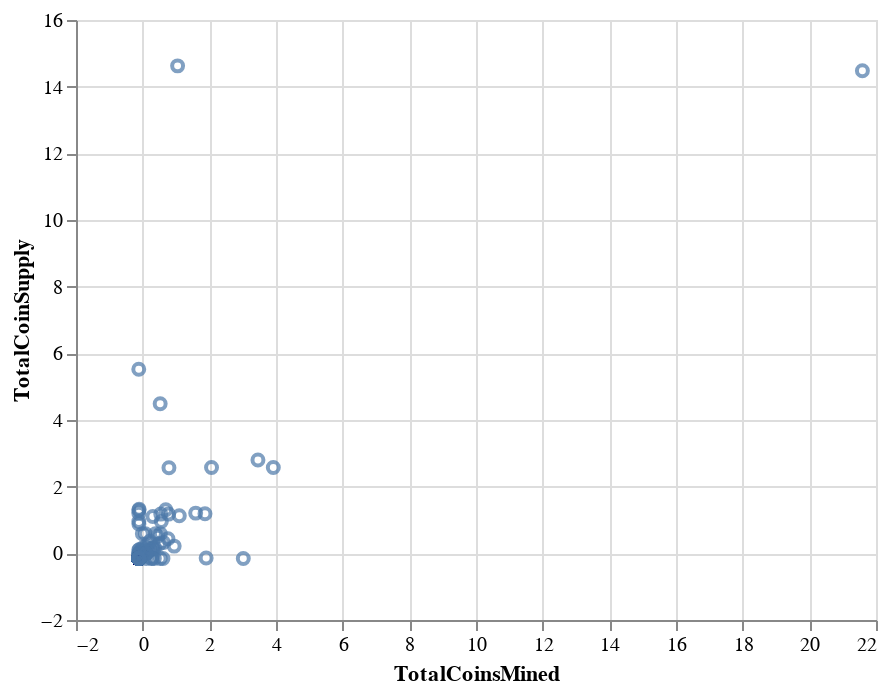

Write notebook code for a chart like this one.
### Code cell
# Plot the scatter with x="TotalCoinsMined" and y="TotalCoinSupply"


alt.Chart(t_crypto_scaled_df).mark_point().encode(
    x="TotalCoinsMined",
    y="TotalCoinSupply"
    )

### Figure 1 — Vega-Lite specification as saved in the notebook (floating-point values rounded to 4 significant figures; data arrays with more than 128 entries replaced by an {"elided": "..."} marker saying what was removed)
{"config": {"view": {"continuousWidth": 400, "continuousHeight": 300}}, "data": {"name": "data-3519061262aa41feff05689600d94726"}, "mark": "point", "encoding": {"x": {"type": "quantitative", "field": "TotalCoinsMined"}, "y": {"type": "quantitative", "field": "TotalCoinSupply"}}, "$schema": "https://vega.github.io/schema/vega-lite/v4.8.1.json", "datasets": {"data-3519061262aa41feff05689600d94726": {"elided": "532 records"}}}
